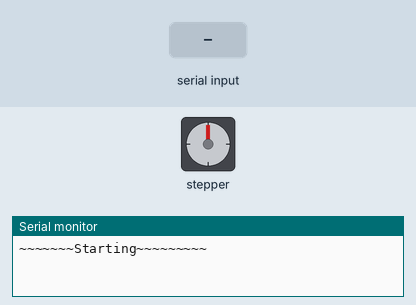
The sketch below on a simulated Arduino Uno, built with avr-gcc and run on an emulated ATmega328P. Parts: stepper motor, the last lines printed to the serial monitor. The test bench sets the inputs (shaded band). Stepper angles assume 2048 steps per turn.

Above: at 1.2 s.
1.3 s: "open" received over Serial
At 3.06 s:
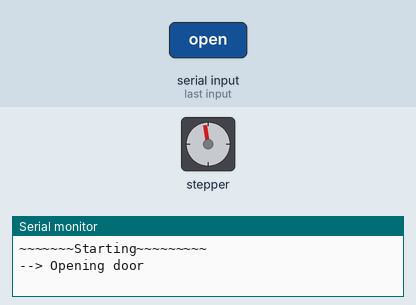
At 3.68 s:
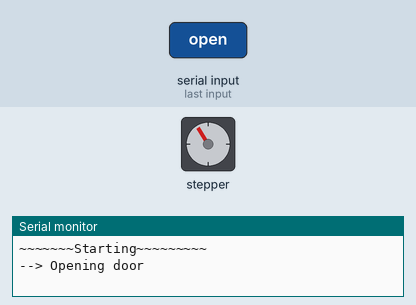
4.3 s: "close" received over Serial
At 4.3 s:
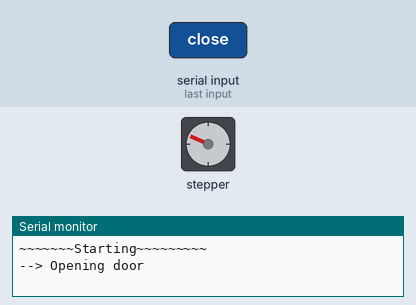
7.3 s: "1" received over Serial
10.3 s: "close" received over Serial
Timing chart, 0 to 15.4 s (numbered marks = the images above; inputs shaded):
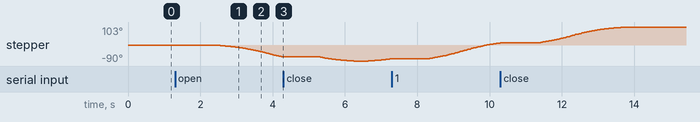

The sketch:

door_script_v01.ino
```cpp
/*
 * door_script_v01.ino
 *
 * Serial-Controlled Stepper Door Opener
 *
 * Controls a stepper motor via serial commands to open and close a door
 * (rotates the motor 90 degrees in either direction)
 *
 * Turns motor off when not in use.
 *
 * To use:
 *  Open the Serial Monitor at 9600 baud.
 *  Send command:
 *    "open"  -> Rotates motor +90 degrees (opens door)
 *    "close" -> Rotates motor -90 degrees (closes door)
 *
 * Hardware:
 *  28BYJ-48 stepper + ULN2003 driver (pins 8, 10, 9, 11)
 *
 *
 * ST 7/14/2026
 */


#include <AccelStepper.h>

#define MotorInterfaceType 4
AccelStepper stepper(MotorInterfaceType, 8, 10, 9, 11);

const int STEPS_PER_REV = 2048;
const int STEPS_PER_90_DEG = STEPS_PER_REV / 4;
String previous_command = "";

// Define to track what the motor is supposed to be doing
enum StepperMode {
  MODE_STOPPED,
  MODE_OPEN,
  MODE_CLOSE
};
StepperMode currentMode = MODE_STOPPED;

void setup() {
  Serial.begin(9600);
  Serial.println("~~~~~~~Starting~~~~~~~~~");

  stepper.setMaxSpeed(1000);
  stepper.setAcceleration(200);
  stepper.setSpeed(200);
}

void loop() {
  if (Serial.available()) {
    String inString = Serial.readString();
    inString.trim();
    inString.toLowerCase(); // make it case-insensitive

    //if (inString != previous_command) {
      if (inString == "open") {
        Serial.println("--> Opening door");
        stepper.move(-STEPS_PER_90_DEG);
        previous_command = "open";
        currentMode = MODE_OPEN;
      }
      else if (inString == "close") {
        Serial.println("--> Closing door");
        stepper.move(STEPS_PER_90_DEG);
        //stepper.moveTo(0);
        previous_command = "close";
        currentMode = MODE_OPEN;
      }
      else {
        Serial.println("Unknown command received");
      }
    //}
    //else {
    //  Serial.println("Cannot send the same command twice in a row");
    //}
  }

  // Update the motor based on the current mode
  switch (currentMode) {
    case MODE_OPEN:
      if (stepper.distanceToGo() != 0) {
        stepper.run();
      }
      else {
        Serial.println("Reached destination");
        stepper.stop();
        stepper.disableOutputs();
        currentMode = MODE_STOPPED;
      }
    case MODE_STOPPED:
      default:
      break;
  }
}
```

Measured:
- after the input at 1.3 s, stepper: keeps turning counter-clockwise at about 34°/s, starting after 1.0 s
